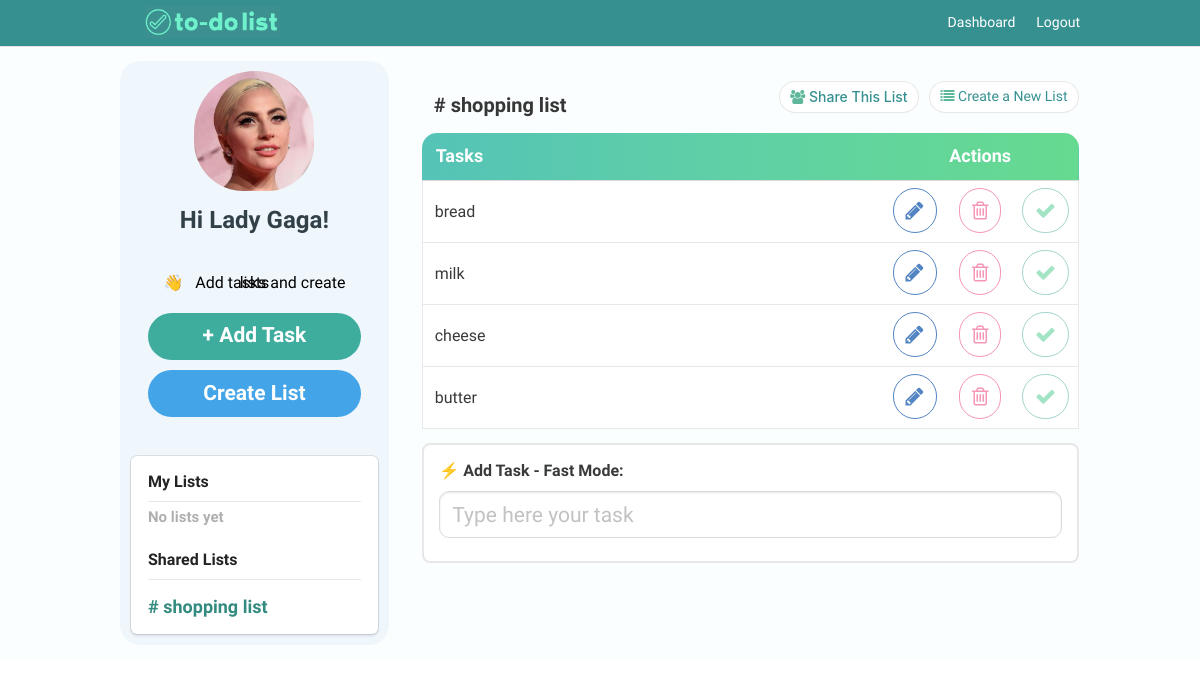
/list/shopping list (signed in), run on the app's committed database.
### models.py (models this page shows, shortened)
class User(UserMixin, db.Model):
    id = db.Column(db.Integer, primary_key=True) # primary keys are required by SQLAlchemy
    email = db.Column(db.String(100), unique=True)
    password = db.Column(db.String(100))
    name = db.Column(db.String(1000))
    photo = db.Column(db.String(100))

class Todo(UserMixin, db.Model):
    id = db.Column(db.Integer, primary_key=True)
    content = db.Column(db.String(200), nullable=False)
    date_created = db.Column(db.DateTime, default=datetime.utcnow)
    email = db.Column(db.String(100), unique=True)
    mark_task = db.Column(db.Integer, nullable=False, default=0)
    list_name = db.Column(db.String(100), nullable=False, default='New List')
    share_list = db.Column(db.String(100), nullable=False)

### main.py (the view)
@main.route('/list/<list_name>')
@login_required
def get_list(list_name):
    password = current_user.password
    from .models import Todo
    email = current_user.email
    query = "SELECT list_name from Todo where (email = '"+ email +"' or share_list LIKE '%"+ email +"%') and share_list is null GROUP BY list_name order by date_created desc".format()
    rows = db.session.execute(query)
    output = rows.fetchall()
    check_query = "SELECT mark_task from Todo where email = '"+ email +"' and list_name = '"+ list_name +"' ".format()
    check_rows = db.session.execute(check_query)
    check_output = check_rows.fetchall()
    for current_mark_task in check_output:  # format result from the database
        print(current_mark_task)      # format result from the database
    share_list=current_user.email
    share_query = "SELECT * from Todo where (email = '"+ email +"' or share_list LIKE '%"+ email +"%') and list_name = '"+ list_name +"' order by date_created asc"
    share_rows = db.session.execute(share_query)
    tasks = share_rows.fetchall()
    count_tasks = "SELECT count(*) from Todo where (email = '"+ email +"' or share_list LIKE '%"+ email +"%') and mark_task = 0".format()
    count_rows = db.session.execute(count_tasks)
    count_output = count_rows.fetchall()
    for counting in count_output:  # format result from the database
        print(counting)
    count_tasks2 = "SELECT count(*) from Todo where (email = '"+ email +"' or share_list LIKE '%"+ email +"%') and mark_task = 1".format()
    count_rows2 = db.session.execute(count_tasks2)
    count_output2 = count_rows2.fetchall()
    for counting2 in count_output2:  # format result from the database
        print(counting2)
    check_shared_list = "SELECT distinct(list_name) from Todo where (email = '"+ email +"' or share_list LIKE '%"+ email +"%') and share_list is not null order by date_created desc".format()
    check_shared_list_rows = db.session.execute(check_shared_list)
    check_shared_list_output = check_shared_list_rows.fetchall()
    return render_template('profile.html', tasks=tasks, name=current_user.name, photo=current_user.photo, list_name=list_name, get_list=output, share_list=check_shared_list_output, tasks_to_complete=counting, completed_tasks=counting2)

### templates/profile.html (shortened to what this page needs)
{% extends "base.html" %}
{% block content %}
<div class="column is-4 is-offset-4" style="display: inline-block;float: left;margin-left: 0;border: 0px solid #e3f1e9;border-radius: 20px;background:#f0f7fc;width: 28%;">
  <div class="profile-userpic text-center" id="profile_image_main" style="border-radius: 50% !important;">
      <div class="container" style="
      width: 120px;
      height: 126px;
      display: block;
      margin: 0 auto;
      ">
    {% if photo != none %}
    <a id="modal-btn3" >
      <img src="/static/upload/profile/{{ photo.lower() }}" style="border-radius: 59% 57% 45% 48%!important; width: 120px; height: 120px;">
    </a>
     {% endif %}
    </div>
  </div>
    <h3 class="title" style="font-family: 'Varela Round', sans-serif; color: #324047;font-size: 24px;margin-top: 10px;">Hi {{ name }}!</h3>
    <div class="box" style="background: #d8ffdf00;box-shadow:none;">
        <h3 class="title" style="line-height: 0;color: black;font-size: 16px;font-weight: 300;margin-top: 10px;margin-bottom: 0px;font-family: 'Varela Round', sans-serif;">👋 &nbsp; Add tasks and create lists</h3>
<a class="modal-btn6 button is-block is-info is-large is-fullwidth" style="background-color: #3fad9e;color:#fff;margin-top: 30px;font-family: 'Varela Round', sans-serif;border-radius: 35px;">+ Add Task</a>
<a class="modal-btn7 button is-block is-info is-large is-fullwidth" style="background-color: #44a4e8;color:#fff;margin-top: 10px;font-family: 'Varela Round', sans-serif;border-radius: 35px;">Create List</a>
         </div>
        <div id="my_lists"  class="box">
          <h3 class="title" style="color: #232323;font-size: 16px;padding-bottom: 10px;text-align: left;
          border-bottom: 1px solid #e8e8e8;font-weight: 700;margin-bottom: -15px;font-family: 'Varela Round', sans-serif;">My Lists</h3>
          <br>
             {% if get_list|length == 0 %}
             <h3 class="title" style="color: #afafaf;font-size: 15px;padding-bottom: 40px;text-align: left;font-weight: 700;
             margin-bottom: -15px;font-family: 'Varela Round', sans-serif;">No lists yet</h3>
             {% endif %}
          <h3 class="title" style="color: #232323;font-size: 16px;padding-bottom: 10px;text-align: left;border-bottom: 1px solid #e8e8e8;font-weight: 700;
          margin-bottom: -15px;font-family: 'Varela Round', sans-serif;">Shared Lists</h3>
           <br>
           {% if share_list|length > 0 %}
           <h3 class="title" style="font-size: 18px;font-weight: 700;text-align: left;color: #338a7e;font-family: 'Varela Round', sans-serif;">
               {% for list_name_shared in share_list %}
               <a href="{{ url_for('main.get_list', list_name=list_name_shared[0]) }}" style="font-family: 'Varela Round', sans-serif;">
                    # {{ list_name_shared[0] }}</p></a>
                     {% endfor %}
                     </h3>
            {% endif %}
          </div>
          </div>
<div class="content column is-8 is-offset-4a">
  {% if tasks|length < 0 %}
  {% else %}
   <table cellpadding="0" cellspacing="0">
      {% if tasks|length > 0 and list_name != 'New List' %}
      {% if list_name != "Tasks To Complete" %}
      {% if list_name != "Completed Tasks" %}
      <a class="modal-btn7 button is-block is-info" style="background-color: #ffffff; float: right; border: 1px solid #e6e6e6e6;margin-top: 10px;color: #369090;font-weight:500;font-family: 'Varela Round', sans-serif;border-radius: 35px;"><i class="icon-list" style="color: #5eb79b;"></i> Create a New List</a>
      <button id="modal-btn2" class="button is-block is-info" style="background-color: #ffffff;float: right;border: 1px solid #e6e6e6e6;margin-top: 10px;color: #369090;font-weight:500;margin-right: 10px;/* font-family: 'Varela Round', sans-serif; */border-radius: 35px;"><i class="icon-group" style="color: #5eb79b;"></i> Share This List</button>
      {% endif %}
      {% endif %}
      {% endif %}
          {% for list in tasks[:1] %}
      <tr style="border-bottom: #e8e8e8 solid 1px;background:linear-gradient(90deg,#55c3b7 0,#5fd0a5 48%,#66da90 100%);">
          <th colspan="5" style="font-size:18px;  border-top-left-radius: 15px;font-weight: 700;color: #fff;font-family: 'Varela Round', sans-serif;">Tasks</th>
          <th  colspan="3" style="font-size:18px;border-top-right-radius: 15px;font-weight: 700;text-align: center;color: #fff; font-family: 'Varela Round', sans-serif;">Actions</th></tr>
          <br>
          {% if list_name == "Tasks To Complete" or list_name == "Completed Tasks" %}
          <h3 style="font-size: 20px;float: left;padding-left: 12px;font-family: 'Varela Round', sans-serif; margin-top: 1px;    margin-bottom: 15px;"># {{ list_name  }}</h3>
          {% else %}
          <form id="updateTitle" action="{{ url_for('updatelist') }}" method="POST">
              <h3 style="font-size: 20px;float: left;padding-left: 12px;font-family: 'Varela Round', sans-serif; margin-top: 1px;    margin-bottom: 15px;"># </h3>
            <input type="text" value="{{ list.list_name }}" autocomplete="off"  name="lists" id="lists"   style=" outline: none;font-size: 20px;float: left;border: none;padding-left: 5px;font-family: 'Varela Round', sans-serif;margin-top: 0px;    margin-bottom: 15px;background: #faebd700;color: #363636;font-weight: 600;line-height: 1.125;">
            </form>
          {% endif %}
          {% endfor %}
       {% for task in tasks %}
      <tbody style="border-left: #e8e8e8 solid 1px;border-right: #e8e8e8 solid 1px;" >
          {% if task.mark_task == 0 %}
          <tr style="border-bottom: #e8e8e8 solid 1px;background:white; " >
              {% for list in tasks[:1] %}
              <td colspan="5" id="ct-task" style="font-size: 16px;color: #393a3a;font-weight: 500;font-family: 'Varela Round', sans-serif; border:none;vertical-align: middle;" >
                <form id="updateTask" action="/update/{{ task.id }}" method="POST">
                <input type="text" value="{{task.content}}" autocomplete="off"  name="taskContent" id="taskContent"   style="    margin-top: -2px;margin-left: 0px;padding-left:10px;width: 100%;padding-left:0px;outline: none;font-size: 16px;color: #393a3a;font-weight: 500;font-family: 'Varela Round', sans-serif; border:none;vertical-align: middle;">
                </form>
                {% endfor %}
              </td  >
              <td style="font-size:18px;font-weight: 700;border:none; color: #338a7e;  text-align: center;padding: .9em 0em;width: 10%; vertical-align:middle;"   >
                <a data-id="{{task.id}}" data-ct="{{task.content}}" class="modal-btn4"  ><i class="icon-pencil" style="    color: #5385c3;
                  margin-right: 8px;
                  border: 1px solid #5385c3;
                  margin-left: 8px;
                  width: 50px;
                  padding: 11px 12px;
                  border-radius: 31px;
                  font-size: 21px;"></i></a>
            </td>
              <td style="font-size:18px;font-weight: 700;border:none; color: #338a7e;  text-align: center;padding: .9em 0em;width: 10%; vertical-align:middle;" >
                  <a href="/remove/{{task.id}}"><i class="icon-trash"
                    style="    color: #ec3e7e8c;
                    margin-right: 8px;
                    border: 1px solid #ec3e7e8c;
                    margin-left: 8px;
                    width: 50px;
                    padding: 11px 12px;
                    border-radius: 31px;
                    font-size: 21px;" ></i></a>
              </td>
              <td style="font-size:18px;font-weight: 700;border:none;text-align: center;padding: .9em 0em;width: 10%; vertical-align:middle;"    >
                  <a href="/check/{{task.id}}" id="check" name="check"  ><i class="icon-ok" style="
                    color: #58ce938c;
                    margin-right: 8px;
                    margin-left: 8px;
                    padding: 11px 12px;
                    width: 50px;
                    border: 1px solid #259a856b;
                    border-radius: 31px;
                    font-size: 21px;" aria-hidden="true"></i></a>
              </td>
              {% endif %}
          </tr>
      </tbody>
      {% endfor %}
  {% endif %}
  {% if list_name != "Tasks To Complete" %}
  {% if list_name != "Completed Tasks" %}
  {% if tasks|length > 0 %}
  <table style="border-collapse: initial;border: 2px solid #e8e7e7;border-radius: 8px;padding: 5px;margin-top:0px;background: #ffffff;">
      <tbody style="position: sticky;/* background-color: #f0f7fc; */">
    <tr>
      <th style="border-radius: 6px;border: 0px;">
      <h3 type="text" style="margin-top: 5px;margin-left: 0px;padding-left:10px;width: 100%;padding-left:0px;outline: none;font-size: 16px;color: #393a3a;font-weight: 600;font-family: 'Varela Round', sans-serif; border:none;vertical-align: middle;">⚡ Add Task - Fast Mode:</h3>
      <form id="task_bar" action="/insert" method="POST">
        <div class="field" style="margin-top: 10px;">
          <div class="control">
          <input id="addtask5" class="input is-large" style="border-radius: 10px;font-family:'Varela Round', sans-serif;" type="text" placeholder="Type here your task" autofocus="" autocomplete="off" name="content">
          </div>
        </div>
      </form>
    </th>
    </tr>
    </tbody>
    </table>
    {% endif %}
    {% endif %}
    {% endif %}
</div>
{% endblock %}

### templates/profile.html (style rules this page uses)
.button.is-info, .button.is-info:hover, .button.is-info.is-active, .button.is-info:active { background-color: #338a7e; border-color: transparent; color: rgb(5, 25, 45); font-weight: 700; }

### data on the page
User: lower (picture), name "Lady Gaga"
Todo: lists "shopping list", taskContent "bread"
Todo: taskContent "milk"
Todo: taskContent "cheese"
Todo: taskContent "butter"

### other printed values
{{ list_name_shared[0] }} "shopping list"
